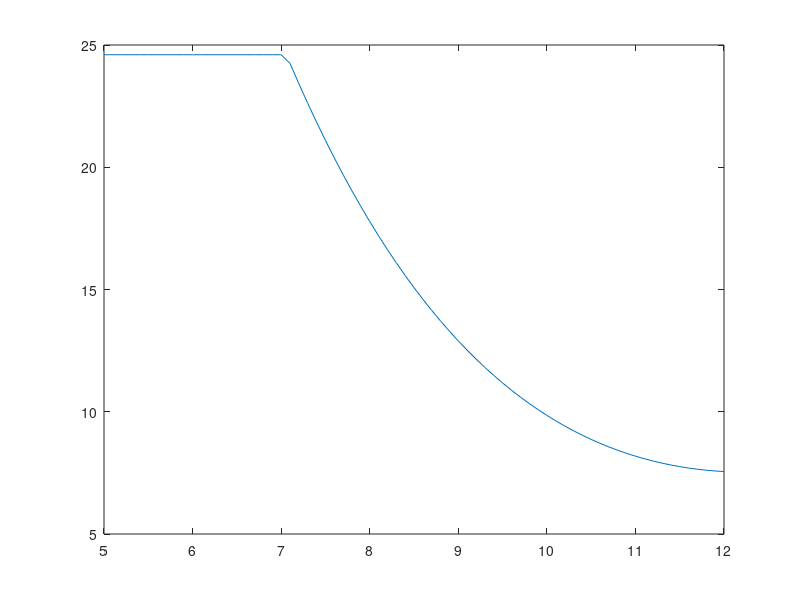

Reproduce this figure in MATLAB. (Note: this script raises an error after producing the figure.)
%%Inputs and property calculation 

Qchannel=5:0.1:12; %MW

Qchannelimp=Qchannel*1000*3412.14; %Btu/h

Tin=267.2; %C

Achannel=0.0034;%m^2

Achannelimp=Achannel*3.2808^2; %ft^2

%% Initial single pass k calculation- 
% pressure differences in each pass section
%



DP = [165;
262.5000;
520.5000;
258;
174];


%%calculate values for k for each section

% reference mass flowrate

M=25.8; % kg/s

Rho=780.6; %kg/m^3

keff=DP./1000./(M^2);

reff=keff.*Rho;

reffT=sum(reff);

Pout=10; %MPa

Pin=((Pout*1000)+sum(DP))/1000;  %MPa


%% Physical data import
% Temperature for water properties (C)


Tsat=[100
110
120
130
140
150
160
170
180
190
200
210
220
230
240
250
260
270
280
290
300
310
320
330
340
350
360
370
373.9500];

Tsat=reshape(Tsat,29,1);

% Saturation Pressure (MPa)

Psat=[0.1014
0.1434
0.1987
0.2703
0.3615
0.4762
0.6182
0.7922
1.0028
1.2552
1.5549
1.9077
2.3196
2.7971
3.3469
3.9762
4.6923
5.5030
6.4166
7.4418
8.5879
9.8651
11.2840
12.8580
14.6010
16.5290
18.6660
21.0440
22.0640];

Psat=reshape(Psat,29,1);

% Fluid specific volume

svfluid=[0.0010
0.0011
0.0011
0.0011
0.0011
0.0011
0.0011
0.0011
0.0011
0.0011
0.0012
0.0012
0.0012
0.0012
0.0012
0.0013
0.0013
0.0013
0.0013
0.0014
0.0014
0.0014
0.0015
0.0016
0.0016
0.0017
0.0019
0.0022
0.0031];

svfluid=reshape(svfluid,29,1);

% density conversion (kg/m^3)

rhof=1./svfluid;

% vapour specific volume

svvapour=[1.6718
1.2093
0.8912
0.6680
0.5085
0.3925
0.3068
0.2426
0.1938
0.1564
0.1272
0.1043
0.0861
0.0715
0.0597
0.0501
0.0422
0.0356
0.0302
0.0256
0.0217
0.0183
0.0155
0.0130
0.0108
0.0088
0.0069
0.0050
0.0031];

svvapour=reshape(svvapour,29,1);

% density conversion (kg/m^3)

rhov=1./svvapour;

% fluid enthalpy (kJ/kg)

hf=[419.1700
461.4200
503.8100
546.3800
589.1600
632.1800
675.4700
719.0800
763.0500
807.4300
852.2700
897.6300
943.5800
990.1900
1.0376e+03
1.0858e+03
1135
1.1853e+03
1.2369e+03
1290
1345
1.4022e+03
1.4622e+03
1.5259e+03
1.5945e+03
1.6709e+03
1.7617e+03
1.8907e+03
2.0843e+03];

hf=reshape(hf,29,1);

% vapour enthalpy (kJ/kg)

hv=[2.6756e+03
2.6911e+03
2.7059e+03
2.7201e+03
2.7334e+03
2.7459e+03
2.7574e+03
2.7679e+03
2.7772e+03
2.7853e+03
2792
2.7973e+03
2.8009e+03
2.8029e+03
2803
2.8009e+03
2.7966e+03
2.7897e+03
2.7799e+03
2.7667e+03
2.7496e+03
2.7279e+03
2.7006e+03
2666
2.6218e+03
2.5636e+03
2.4815e+03
2.3345e+03
2.0843e+03];

% latent heat (kJ/kg)

hfv=[2.2564e+03
2.2297e+03
2.2021e+03
2.1737e+03
2.1442e+03
2.1137e+03
2.0819e+03
2.0488e+03
2.0141e+03
1.9779e+03
1.9397e+03
1.8997e+03
1.8573e+03
1.8127e+03
1.7654e+03
1.7151e+03
1.6616e+03
1.6044e+03
1543
1.4767e+03
1.4046e+03
1.3257e+03
1.2384e+03
1.1401e+03
1.0273e+03
892.7000
719.8000
443.8000
0];

% Compressed water Pressures

Pcomp=[5;10;15]; % MPa

% Compressed water enthalpy (10 MPa, 260 C)

hcomp=[1.1349e+03;1.1343e+03;1.5924e3]; %kJ/kg

% Temp for surface tension

Tsigma=[190
195
200
205
210
215
220
225
230
235
240
245
250
255
260
265
270
275
280
285
290
295
300
305
310
315
320
325
330
335
340
345
350
355
360
365
370
374];

% Surface tension mN/m

sigma=[39.9500
38.8300
37.6900
36.5500
35.4100
34.2500
33.1000
31.9300
30.7700
29.6000
28.4200
27.2400
26.0600
24.8700
23.6700
22.4800
21.3000
20.1100
18.9400
17.7700
16.6100
15.4500
14.3000
13.1700
12.0400
10.9200
9.8100
8.7300
7.6600
6.6100
5.5900
4.6000
3.6500
2.7500
1.9000
1.1300
0.4500
0];

% Steam heat capacity Pressures (MPa)

PCp=[617.8;791.7;1002.1;1254.4;1553.8;2318;3344;4688;6412;8581;11274;14586;18651]./1000;

% liquid Heat capacity (J/kg.K)

Cpl=[4.340;4.370;4.410;4.460;4.500;4.610;4.760;4.970;5.280;5.750;6.540;8.240;14.96];

% vapour Heat capacity (J/kg.K)

Cpv=[2420; 2490; 2590;2710;2840;3110;3520;4070;4835;5980;7900;11870;25800]; 

% liquid thermal conductivity (W/m.K)

kl=[0.680;0.677;0.673;0.669;0.663;0.650;0.632;0.609;0.581;0.548;0.509;0.469;0.427];

% vapour thermal conductivity (W/m.K)

kv=[0.0331;0.0347;0.0364;000382;0.0401;0.0442;0.0487;0.0540;0.0605;0.0695;0.0836;0.110;0.178];

% liquid dynamic viscosity (kg/m.s)

mul=[0.170e-3;0.160e-3;0.150e-3;0.142e-3;0.134e-3;0.122e-3;0.111e-3;0.102e-3;0.094e-3;0.086e-3;0.078e-3;0.070e-3;0.060e-3];

% vapor dynamic viscosity (kg/m.s)

muv=[1.434e-5;1.468e-5;1.502e-5;1.537e-5;1.571e-5;1.641e-5;1.712e-5;1.788e-5;1.870e-5;1.965e-5;2.084e-5;2.255e-5;2.571e-5];

% liquid Prandtl Number

Prl=[1.09;1.03;0.983;0.947;0.910;0.865;0.836;0.832;0.854;0.902;1.00;1.23;2.06];

% vapor Prandtl Number

Prv=[1.05;1.05;1.07;1.09;1.11;1.15;1.24;1.35;1.49;1.69;1.97;2.43;3.73];

%% System Properties
% Compressed water enthalpy 

hin=interp1(Pcomp,hcomp,Pout); %kJ/kg

% saturation temperature 

Tsys=interp1(Psat,Tsat,Pout); %C

% saturation liquid enthalpy

hfsys=interp1(Psat,hf,Pout); %kJ/kg

% saturation vapour enthalpy

hvsys=interp1(Psat,hv,Pout); %kJ/kg

% saturation latent heat

hfvsys=interp1(Psat,hfv,Pout); %kJ/kg

% saturation liquid density

rhofsys=interp1(Psat,rhof,Pout);  %kg/m^3

% saturation gas density

rhovsys=interp1(Psat,rhov,Pout); %kg/m^3

% Cp Liquid  

Cplsys=interp1(PCp,Cpl,Pout); %kJ/kg.K

% Cp vapour

Cpvsys=interp1(PCp,Cpv,Pout); %kJ/kg.K

% liquid Thermal Conductivity

klsys=interp1(PCp,kl,Pout); %W/m.K

% vapour Termal Conductivity 

kvsys=interp1(PCp,kv,Pout); %W/m.K

% Liquid Dynamic Viscosity

mulsys=interp1(PCp,mul,Pout); %kg/m.s

% Vapour Dynamic Viscosity

muvsys=interp1(PCp,muv,Pout); %kg/m.s

% Liquid Prandtl Number

Prlsys=interp1(PCp,Prl,Pout); 

% Vapour Prandtl Number

Prvsys=interp1(PCp,Prv,Pout);

% hout calculation

hout=hin+(Qchannel.*1000./M); %kJ/kg

% surface tension

sigmasys=interp1(Tsigma,sigma,Tsys);

% Hydraulic Diameter

Dh=0.0074; %m

% Heat transfer area

Aht=9.1224; %m^2

%% Mass flow calculation

x=(hout-hfsys)./(hvsys-hfsys);

n=length(Qchannel);

Mchannel=zeros(1,n);

alphas=zeros(1,n);

for in=1:n
    if x(in)<=0
    
    Mchannel(in)=sqrt((Pin-Pout)*rhofsys/reffT);
    else
    check=1;
    eta=1;
    alpha=x(in);
    
    while eta>=0.001
        
        xLevy=((alpha*(1-(2*alpha)))+(alpha*sqrt((1-(2*(x(in))))+(alpha*((2*rhovsys/rhofsys*((1-alpha)^2))))+(alpha*(1-(2*alpha))))))/((2*rhovsys/rhofsys*(1-alpha))+(alpha*(1+(2*alpha))));
    
        eta=x(in)-xLevy;
        
        alpha=alpha-eta;
        
    end
    clear eta
    LF=((1-x(in))^1.75)/((1-alpha)^2);
    
    Mchannel(in)=sqrt((Pin-Pout)*rhofsys/reffT/LF);
    
    alphas(in)=alpha;
    
    clear LF
    
    clear alpha
    end
    
    
end



plot(Qchannel,Mchannel);

%% Determination of system reynolds number

% dynamic viscosity
musys=zeros(1,length(x));

for lm=1:length(x)
    
    if x(lm)<=0
        
        musys(lm)=mulsys;
    else
        musys(lm)=((x(lm)/muvsys)+((1-x(lm))/mulsys))^(-1);
    
    end
end
clear lm

% density 

rhosys=zeros(1,length(alphas));

for lr=1:length(alphas)
    
    if alphas(lr)<=0
        
        rhosys(lr)=rhofsys;
        
    else
        
        rhosys(lr)=(alphas(lr)*rhovsys)+((1-alphas(lr))*rhofsys);
        
    end
end

clear lr

% Reynold's number calculation

Reynolds=Mchannel.*rhosys.*Dh./musys;


%liquid only Reynold's number

ReynoldsLO=zeros(1,length(x));

for Rind=1:length(x)
    
    if x(Rind)<=0
        
        ReynoldsLO(Rind)=Mchannel(Rind)*rhofsys*Dh/mulsys;
    else
        
        ReynoldsLO(Rind)=(1-x(Rind))*Mchannel(Rind)*rhofsys*Dh/mulsys;
    end
end



%% bulk temperature 
% This is actually the highest fluid temperature reached in the channel,
% but as there is negligible axial heat transfer this is where the clad and
% centerline temperatures will be calculated so that the highest possible
% values are found. Tbulk is typically the average temperature but this
% will not give the highest possible value. heat transfer properties will
% be calculated at the maximum possible values for the channel (node)



Tbulk=zeros(1,length(x));

for lt=1:length(x)
    
    if x(lt)<=0
        
        Tbulk(lt)=(Qchannel(lt)*1000/Mchannel(lt)/Cplsys)+Tin;
        
    else Tbulk(lt)=Tsys;
    end
    
    if Tbulk(lt)>Tsys
        Tbulk(lt)=Tsys;
    end
end


%% Heat transfer coefficien
% For initial calculations the heat transfer coefficient will be calculated
% assuming single-phase liquid convection for thermodynamic quality below 0
% (Dittun-Boelter correlation)
% and two-phase forced convection for regions of thermodynamic quality
% between 0 and 1 (Chen Correlation)

Tclado=zeros(1,length(x));

Lchannel=5.94; %m

doutclad=0.0138; %m

roc=doutclad/2; %m

dfuel=0.0122; %m

tclad=0.00038; %m

Q=Qchannel*1000/37; % kW

Dptin=0.1034; % pressure tube inner diameter

Qvol=Q/(pi()*dfuel^2/4*Lchannel); %kW

for hind=1:length(x)
    
    if x(hind)<=0
        
        Nu=0.023*(Reynolds(hind)^0.8)*(Prlsys^0.4);
        
        hfluid=Nu*klsys/Dh;
        
        Tclado(hind)=(Q(hind)/(hfluid*doutclad*Lchannel*pi()))+Tbulk(hind); 
        
    else
        
        xtt=((1-x(hind))/x(hind))^0.9*(rhovsys/rhofsys)^0.5*(mulsys/muvsys)^0.1;
        
        if (1/xtt)<=0.1
            
            F=1;
        else
            F=2.35*((1/xtt)+0.213)^0.736;
            
        end
        
        S=1/(1+(2.53e-6*ReynoldsLO(hind)^1.17));
        
        
        
        syms Tclad
        
        Tclado(hind)=solve((Q(hind)/((0.023*ReynoldsLO(hind)^0.8*Prlsys^0.4*klsys/Dh*F)+(0.00122*(klsys^0.79*(Cplsys*1000)^0.45*rhofsys^0.49/(sigmasys/1000)^0.5/mulsys^0.29/(hfvsys*1000)^0.24/rhovsys^0.24)*((Tclad-Tbulk(hind))^0.24)*(((Pin-Pout)/1000000)^0.75)*S))/Lchannel/pi())+Tbulk(hind)-Tclad,Tclad);
        
        clear Tclad
        
        
        
    end
end




